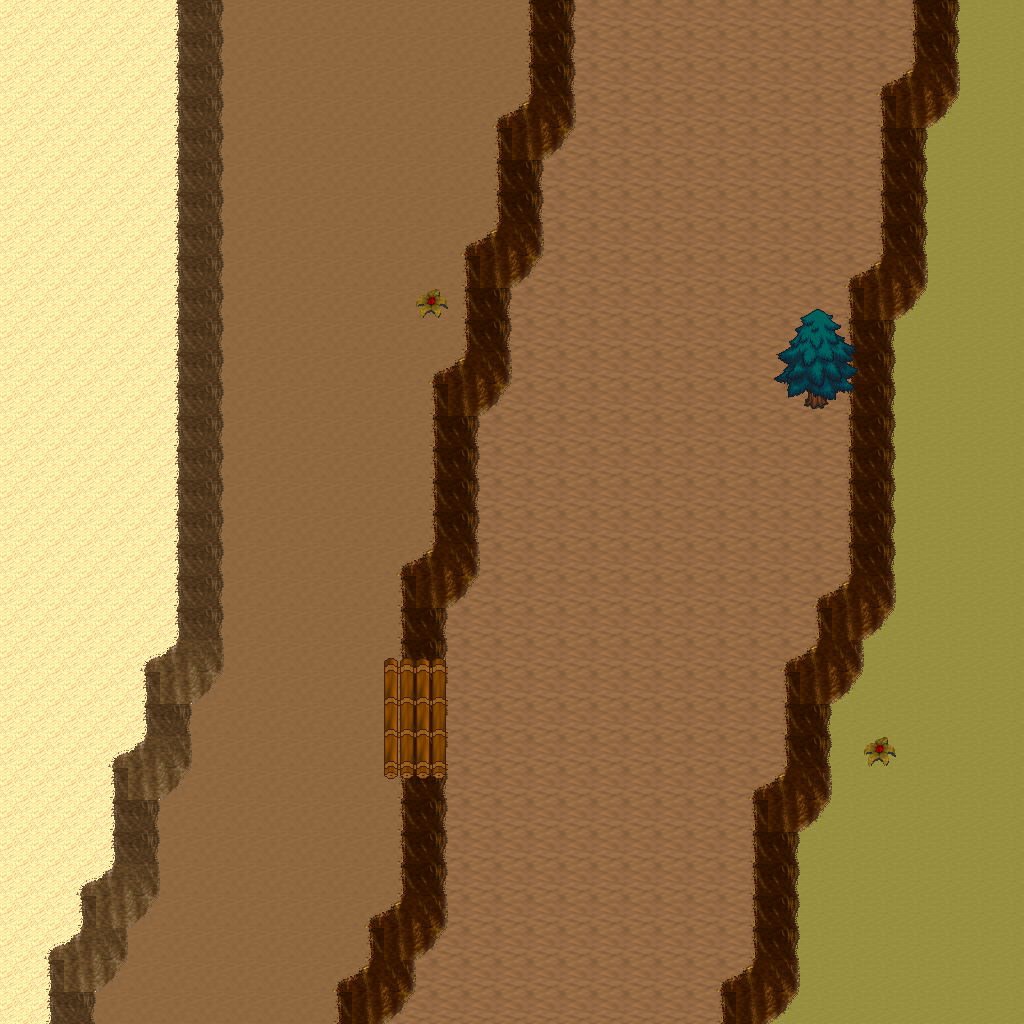

The image is a tile-based game level rendered from a .tmx file. Its description and source (layers, tilesets, objects; grid data summarised) follow:
An orthogonal 32x32 tile map with 32x32 px tiles, 5 tile layers (Ground, Objects, Objects2, Above, ...), 1 hidden layer not drawn, 10 tilesets.

<map version="1.10" tiledversion="1.11.0" orientation="orthogonal" renderorder="right-down" width="32" height="32" tilewidth="32" tileheight="32" infinite="0" nextlayerid="11" nextobjectid="1">
 <tileset firstgid="1" name="logic_collision" tilewidth="32" tileheight="32" tilecount="1" columns="1">
  <image source="../drawable/logic_collision.png" width="32" height="32" />
 </tileset>
 <tileset firstgid="2" name="ground_ground" tilewidth="32" tileheight="32" tilecount="33" columns="3">
  <image source="../drawable/ground_ground.png" width="96" height="352" />
 </tileset>
 <tileset firstgid="35" name="ground_ridge_earth_pale" tilewidth="32" tileheight="32" tilecount="96" columns="12">
  <image source="../drawable/ground_ridge_earth_pale.png" width="384" height="256" />
 </tileset>
 <tileset firstgid="131" name="ground_ridge_earth_dark" tilewidth="32" tileheight="32" tilecount="96" columns="12">
  <image source="../drawable/ground_ridge_earth_dark.png" width="384" height="256" />
 </tileset>
 <tileset firstgid="227" name="terrain_desert" tilewidth="32" tileheight="32" tilecount="88" columns="8">
  <image source="../drawable/terrain_desert.png" width="256" height="352" />
 </tileset>
 <tileset firstgid="315" name="ground_ladder_horizontal_dark" tilewidth="32" tileheight="32" tilecount="3" columns="1">
  <image source="../drawable/ground_ladder_horizontal_dark.png" width="32" height="96" />
 </tileset>
 <tileset firstgid="318" name="plant_bush_various_small" tilewidth="32" tileheight="32" tilecount="9" columns="3">
  <image source="../drawable/plant_bush_various_small.png" width="96" height="96" />
 </tileset>
 <tileset firstgid="327" name="plant_cactus_2" tilewidth="32" tileheight="32" tilecount="10" columns="5">
  <image source="../drawable/plant_cactus_2.png" width="160" height="64" />
 </tileset>
 <tileset firstgid="337" name="plant_tree_evergreen" tilewidth="32" tileheight="32" tilecount="36" columns="3">
  <image source="../drawable/plant_tree_evergreen.png" width="96" height="384" />
 </tileset>
 <tileset firstgid="373" name="ground_sand_2" tilewidth="32" tileheight="32" tilecount="15" columns="5">
  <image source="../drawable/ground_sand_2.png" width="160" height="96" />
 </tileset>
 <layer id="1" name="Ground" width="32" height="32">
  <data>[1024 cells, 1024 non-empty, 4 distinct tile ids]</data>
 </layer>
 <layer id="2" name="Objects" width="32" height="32">
  <data>[1024 cells, 227 non-empty, 16 distinct tile ids]</data>
 </layer>
 <layer id="3" name="Objects2" width="32" height="32">
  <data>[1024 cells, 10 non-empty, 3 distinct tile ids]</data>
 </layer>
 <layer id="4" name="Above" width="32" height="32">
  <data>[1024 cells, 10 non-empty, 10 distinct tile ids]</data>
 </layer>
 <layer id="5" name="Above2" width="32" height="32">
  <data>[1024 cells, 0 non-empty, 0 distinct tile ids]</data>
 </layer>
 <layer id="6" name="Walkable" width="32" height="32" visible="0">
  <data>[1024 cells, 112 non-empty, 1 distinct tile ids]</data>
 </layer>
 <objectgroup id="7" name="Mapevents" />
 <objectgroup id="8" name="Spawn" />
 <objectgroup id="9" name="Keys" />
 <objectgroup id="10" name="Replace" />
</map>
